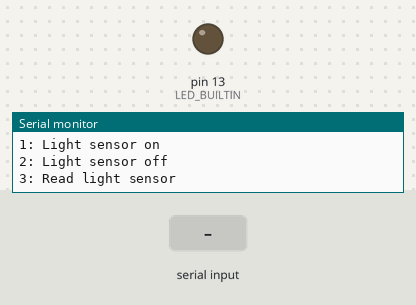
Recording of a sketch running on a simulated Arduino Uno, built with avr-gcc and run on an emulated ATmega328P. Shown: output pins drawn as LEDs (lit = HIGH), the last lines printed to the serial monitor. The test bench sets the inputs (shaded band).

Above: at 1.2 s.
1.3 s: "1\n" received over Serial
At 2.6 s:
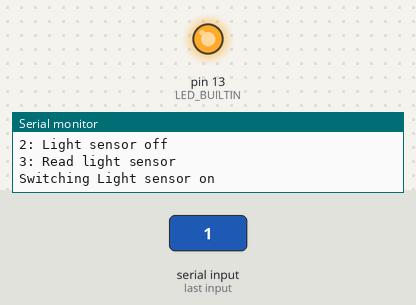
6.3 s: "2\n" received over Serial
At 7.6 s:
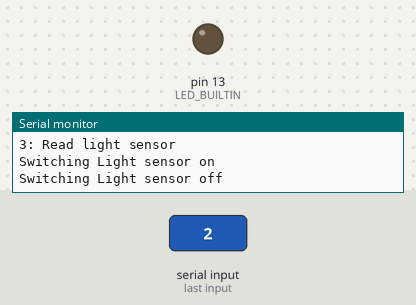
Timing chart, 0 to 9.3 s (numbered marks = the images above; inputs shaded):
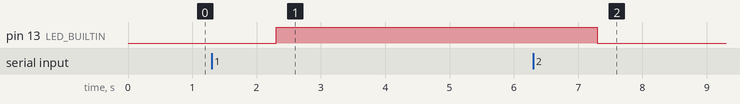

The sketch:

DevController.ino
```cpp
const int lightSensor = A0;

void setup() {
  pinMode(LED_BUILTIN, OUTPUT);

  Serial.begin(9600);
  Serial.println("1: Light sensor on");
  Serial.println("2: Light sensor off");
  Serial.println("3: Read light sensor");
}

void loop() {
  if (Serial.available())
  {
    switch (Serial.readStringUntil("\n").toInt())
    {
      case 1:
        Serial.println("Switching Light sensor on");
        digitalWrite(LED_BUILTIN, HIGH);
        break;
      case 2:
        Serial.println("Switching Light sensor off");
        digitalWrite(LED_BUILTIN, LOW);
        break;
      case 3:
        Serial.println(analogRead(lightSensor));
        break;
      default:
        Serial.println("Invalid option");
    }
  }
}
```

Measured:
- after the input at 1.3 s, pin 13 (LED_BUILTIN): LOW → HIGH after 1.0 s
- after the input at 6.3 s, pin 13 (LED_BUILTIN): HIGH → LOW after 1.0 s
